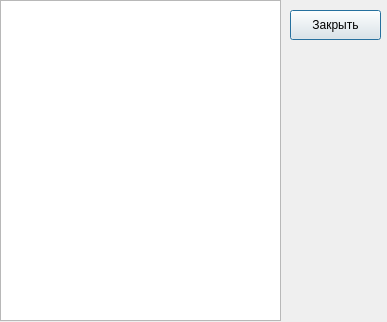
<?xml version="1.0" encoding="UTF-8"?>
<ui version="4.0">
 <class>ResultsDialog</class>
 <widget class="QDialog" name="ResultsDialog">
  <property name="geometry">
   <rect>
    <x>0</x>
    <y>0</y>
    <width>387</width>
    <height>322</height>
   </rect>
  </property>
  <property name="windowTitle">
   <string>Dialog</string>
  </property>
  <widget class="QPlainTextEdit" name="plainTextEdit">
   <property name="geometry">
    <rect>
     <x>0</x>
     <y>0</y>
     <width>281</width>
     <height>321</height>
    </rect>
   </property>
   <property name="readOnly">
    <bool>true</bool>
   </property>
  </widget>
  <widget class="QPushButton" name="pushButton">
   <property name="geometry">
    <rect>
     <x>290</x>
     <y>10</y>
     <width>91</width>
     <height>30</height>
    </rect>
   </property>
   <property name="text">
    <string>Закрыть</string>
   </property>
  </widget>
 </widget>
 <resources/>
 <connections/>
</ui>
